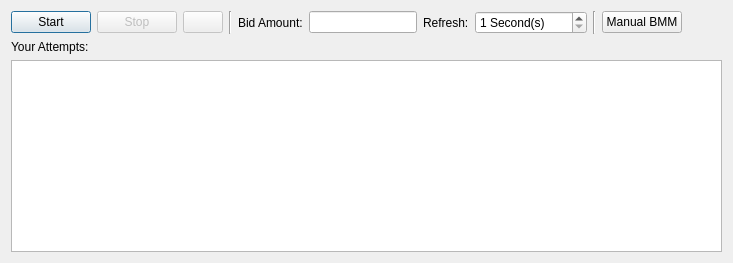
         <widget class="QWidget" name="tabBMM">
          <attribute name="title">
           <string>BMM</string>
          </attribute>
          <layout class="QVBoxLayout" name="verticalLayout_6">
           <item>
            <layout class="QHBoxLayout" name="horizontalLayout_6">
             <item>
              <widget class="QPushButton" name="pushButtonStartBMM">
               <property name="sizePolicy">
                <sizepolicy hsizetype="Maximum" vsizetype="Fixed">
                 <horstretch>0</horstretch>
                 <verstretch>0</verstretch>
                </sizepolicy>
               </property>
               <property name="text">
                <string>Start</string>
               </property>
               <property name="autoDefault">
                <bool>true</bool>
               </property>
               <property name="default">
                <bool>true</bool>
               </property>
              </widget>
             </item>
             <item>
              <widget class="QPushButton" name="pushButtonStopBMM">
               <property name="enabled">
                <bool>false</bool>
               </property>
               <property name="sizePolicy">
                <sizepolicy hsizetype="Maximum" vsizetype="Fixed">
                 <horstretch>0</horstretch>
                 <verstretch>0</verstretch>
                </sizepolicy>
               </property>
               <property name="text">
                <string>Stop</string>
               </property>
              </widget>
             </item>
             <item>
              <widget class="QPushButton" name="pushButtonNewBMM">
               <property name="enabled">
                <bool>false</bool>
               </property>
               <property name="sizePolicy">
                <sizepolicy hsizetype="Maximum" vsizetype="Fixed">
                 <horstretch>0</horstretch>
                 <verstretch>0</verstretch>
                </sizepolicy>
               </property>
               <property name="text">
                <string/>
               </property>
              </widget>
             </item>
             <item>
              <widget class="Line" name="line_4">
               <property name="orientation">
                <enum>Qt::Vertical</enum>
               </property>
              </widget>
             </item>
             <item>
              <widget class="QLabel" name="label_10">
               <property name="text">
                <string>Bid Amount:</string>
               </property>
              </widget>
             </item>
             <item>
              <widget class="AmountField" name="bmmBidAmount"/>
             </item>
             <item>
              <widget class="QLabel" name="label_13">
               <property name="text">
                <string>Refresh:</string>
               </property>
              </widget>
             </item>
             <item>
              <widget class="QSpinBox" name="spinBoxRefreshInterval">
               <property name="suffix">
                <string> Second(s)</string>
               </property>
               <property name="minimum">
                <number>1</number>
               </property>
               <property name="maximum">
                <number>9999</number>
               </property>
              </widget>
             </item>
             <item>
              <widget class="Line" name="line_5">
               <property name="orientation">
                <enum>Qt::Vertical</enum>
               </property>
              </widget>
             </item>
             <item>
              <widget class="QPushButton" name="pushButtonManualBMM">
               <property name="sizePolicy">
                <sizepolicy hsizetype="Maximum" vsizetype="Fixed">
                 <horstretch>0</horstretch>
                 <verstretch>0</verstretch>
                </sizepolicy>
               </property>
               <property name="text">
                <string>Manual BMM</string>
               </property>
              </widget>
             </item>
             <item>
              <spacer name="horizontalSpacer_4">
               <property name="orientation">
                <enum>Qt::Horizontal</enum>
               </property>
               <property name="sizeHint" stdset="0">
                <size>
                 <width>40</width>
                 <height>20</height>
                </size>
               </property>
              </spacer>
             </item>
            </layout>
           </item>
           <item>
            <widget class="QLabel" name="label_14">
             <property name="text">
              <string>Your Attempts: </string>
             </property>
            </widget>
           </item>
           <item>
            <widget class="QTableView" name="tableViewBMM"/>
           </item>
          </layout>
         </widget>
